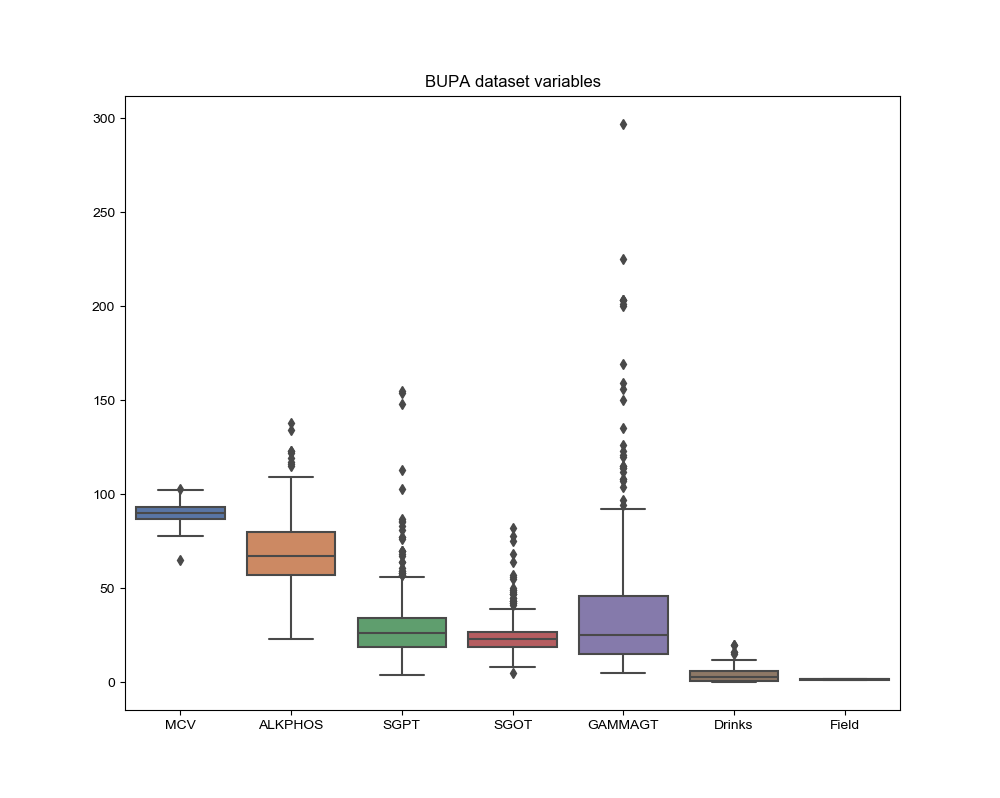

Recreate this plot in Python.
import pandas as pd
import matplotlib.pyplot as plt
import seaborn as sns

# extracting BUPA data and adding names to it.
names = ['MCV','ALKPHOS','SGPT','SGOT','GAMMAGT','Drinks','Field']
BUPA = pd.read_csv(("bupa.csv"), names=names)

# set the boxplot graph for BUPA
plt.figure(figsize = (10, 8)) # set the graph size
plt.title("BUPA dataset variables") # title of the plot

# set the boxplot style
sns.set(style="darkgrid", color_codes=True) # set the background colour
sns.boxplot(data=BUPA) # set the dataset to plot

# plot the data
plt.show()
